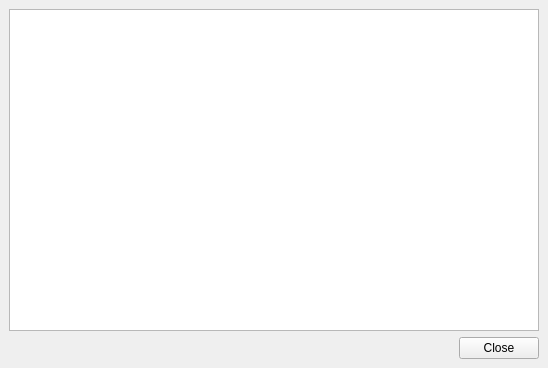
<?xml version="1.0" encoding="UTF-8"?>
<ui version="4.0">
 <class>MainWindow</class>
 <widget class="QMainWindow" name="MainWindow">
  <property name="geometry">
   <rect>
    <x>0</x>
    <y>0</y>
    <width>548</width>
    <height>368</height>
   </rect>
  </property>
  <property name="windowTitle">
   <string>Razor Configuration</string>
  </property>
  <widget class="QWidget" name="centralwidget">
   <layout class="QGridLayout" name="gridLayout">
    <item row="0" column="0">
     <widget class="QListWidget" name="listWidget">
      <property name="flow">
       <enum>QListView::LeftToRight</enum>
      </property>
      <property name="isWrapping" stdset="0">
       <bool>true</bool>
      </property>
      <property name="viewMode">
       <enum>QListView::IconMode</enum>
      </property>
      <property name="wordWrap">
       <bool>true</bool>
      </property>
     </widget>
    </item>
    <item row="1" column="0">
     <widget class="QDialogButtonBox" name="buttonBox">
      <property name="standardButtons">
       <set>QDialogButtonBox::Close</set>
      </property>
     </widget>
    </item>
   </layout>
  </widget>
 </widget>
 <resources/>
 <connections>
  <connection>
   <sender>buttonBox</sender>
   <signal>rejected()</signal>
   <receiver>MainWindow</receiver>
   <slot>close()</slot>
   <hints>
    <hint type="sourcelabel">
     <x>481</x>
     <y>324</y>
    </hint>
    <hint type="destinationlabel">
     <x>458</x>
     <y>341</y>
    </hint>
   </hints>
  </connection>
 </connections>
</ui>
